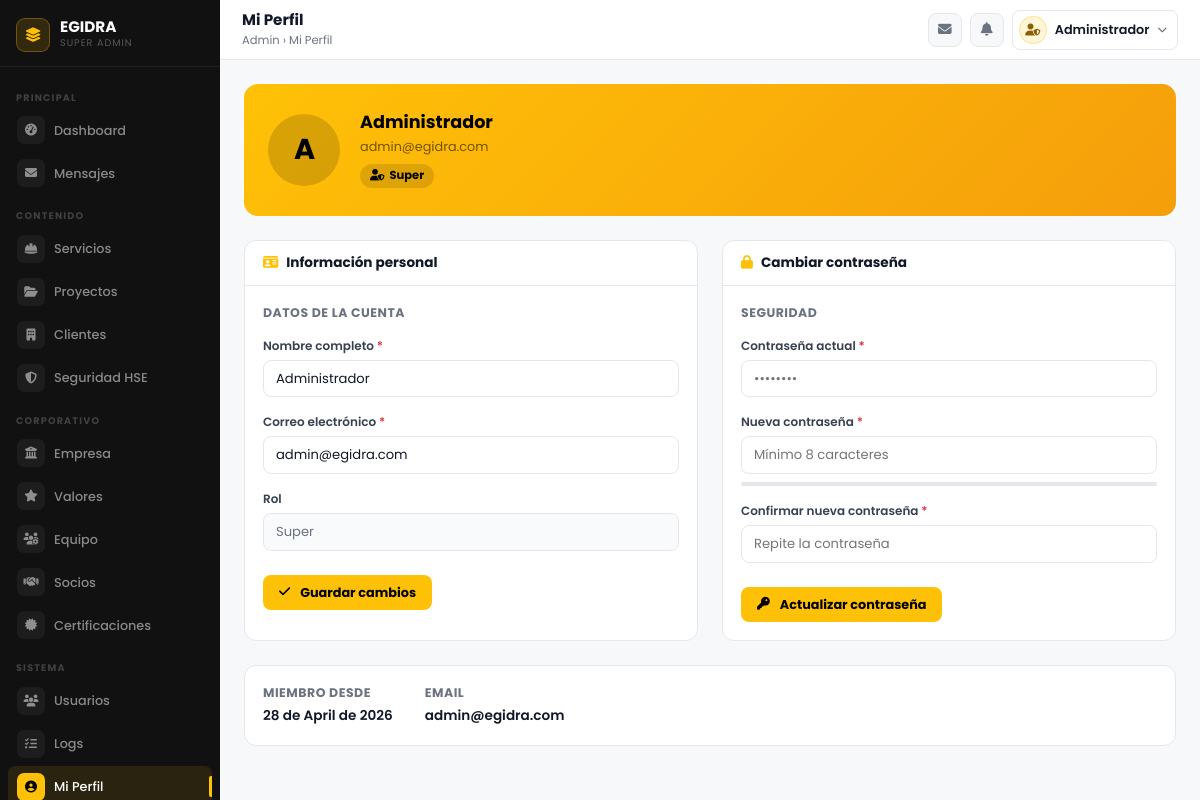
The page /admin/super/perfil/index.php (signed in) on the database its author committed.
### tables this page shows
CREATE TABLE empresa (
    id              TINYINT UNSIGNED AUTO_INCREMENT PRIMARY KEY,
    nombre          VARCHAR(150)  NOT NULL DEFAULT 'EGIDRA',
    slogan          VARCHAR(255),
    descripcion     TEXT,                        
    mision          TEXT,
    vision          TEXT,
    anio_fundacion  YEAR,
    logo            VARCHAR(255),                
    logo_blanco     VARCHAR(255),                
    email           VARCHAR(100),
    telefono        VARCHAR(30),
    direccion       TEXT,
    ciudad          VARCHAR(100)  DEFAULT 'Malabo',
    pais            VARCHAR(100)  DEFAULT 'Guinea Ecuatorial',
    linkedin        VARCHAR(255),
    facebook        VARCHAR(255),
    instagram       VARCHAR(255),
    fecha_actualizacion TIMESTAMP DEFAULT CURRENT_TIMESTAMP
                        ON UPDATE CURRENT_TIMESTAMP
);

CREATE TABLE usuarios (
    id_usuario      INT AUTO_INCREMENT PRIMARY KEY,
    nombre          VARCHAR(100) NOT NULL,
    email           VARCHAR(100) UNIQUE NOT NULL,
    contrasena_hash VARCHAR(255) NOT NULL,
    rol             ENUM('Super','Editor') DEFAULT 'Editor',
    estado          ENUM('activo','inactivo') DEFAULT 'activo',
    ultimo_acceso   DATETIME,
    fecha_creacion  TIMESTAMP DEFAULT CURRENT_TIMESTAMP,
    primera_sesion TINYINT(1) DEFAULT 0  
);

### admin/super/perfil/index.php (the view, shortened to what this page needs)
<?php
require_once '../../../config/init.php';
$stmt = $conexion->prepare(
    "SELECT nombre, email, rol, fecha_creacion FROM usuarios WHERE id_usuario = ?"
);
$id = (int)$_SESSION['user_id'];
$stmt->bind_param('i', $id);
$stmt->execute();
$usuario = $stmt->get_result()->fetch_assoc();
$iniciales = implode('', array_map(fn($w) => mb_strtoupper(mb_substr($w, 0, 1)), array_slice(explode(' ', trim($usuario['nombre'])), 0, 2)));
?>
<!DOCTYPE html>
<html lang="es">
<head>
    <link href="https://cdn.jsdelivr.net/npm/bootstrap@5.3.2/dist/css/bootstrap.min.css" rel="stylesheet">
    <link rel="stylesheet" href="https://cdnjs.cloudflare.com/ajax/libs/font-awesome/6.4.2/css/all.min.css">
    <link rel="stylesheet" href="../recursos/css/base/base.css">
    <link rel="stylesheet" href="../recursos/css/base/components.css">
    <link rel="stylesheet" href="../recursos/css/perfil/perfil.css">
</head>
<body>
<?php include '../include/aside.php'; ?>
<div class="cw">
    <?php include '../include/header.php'; ?>
    <main class="ci">
        <div class="perfil-hero">
            <div class="perfil-avatar"><?php echo htmlspecialchars($iniciales); ?></div>
            <div class="perfil-hero-info">
                <h4 id="hero-nombre"><?php echo htmlspecialchars($usuario['nombre']); ?></h4>
                <p id="hero-email"><?php echo htmlspecialchars($usuario['email']); ?></p>
                <div class="perfil-badge">
                    <i class="fas fa-user-shield"></i>
                    <?php echo htmlspecialchars($usuario['rol']); ?>
                </div>
            </div>
        </div>
        <div class="row g-4">
            <div class="col-lg-6">
                <div class="card-admin h-100">
                    <div class="card-head">
                        <h6><i class="fas fa-id-card me-2" style="color:var(--primary)"></i>Información personal</h6>
                    </div>
                    <div class="card-body-p">
                        <div class="perfil-section-title">Datos de la cuenta</div>
                        <div class="mb-3">
                            <label class="f-label">Nombre completo <span class="text-danger">*</span></label>
                            <input class="f-input" id="p-nombre" type="text" value="<?php echo htmlspecialchars($usuario['nombre']); ?>">
                        </div>
                        <div class="mb-3">
                            <label class="f-label">Correo electrónico <span class="text-danger">*</span></label>
                            <input class="f-input" id="p-email" type="email" value="<?php echo htmlspecialchars($usuario['email']); ?>">
                        </div>
                        <div class="mb-4">
                            <label class="f-label">Rol</label>
                            <input class="f-input" type="text" value="<?php echo htmlspecialchars($usuario['rol']); ?>" disabled style="background:#f9fafb;color:var(--muted);">
                        </div>
                        <button class="btn-pri" id="btn-guardar-info">
                            <i class="fas fa-check me-1"></i>Guardar cambios
                        </button>
                    </div>
                </div>
            </div>
            <div class="col-lg-6">
                <div class="card-admin h-100">
                    <div class="card-head">
                        <h6><i class="fas fa-lock me-2" style="color:var(--primary)"></i>Cambiar contraseña</h6>
                    </div>
                    <div class="card-body-p">
                        <div class="perfil-section-title">Seguridad</div>
                        <div class="mb-3">
                            <label class="f-label">Contraseña actual <span class="text-danger">*</span></label>
                            <input class="f-input" id="p-actual" type="password" placeholder="••••••••" autocomplete="current-password">
                        </div>
                        <div class="mb-3">
                            <label class="f-label">Nueva contraseña <span class="text-danger">*</span></label>
                            <input class="f-input" id="p-nueva" type="password" placeholder="Mínimo 8 caracteres" autocomplete="new-password">
                            <div class="pass-strength"><div class="pass-strength-bar" id="p-bar"></div></div>
                        </div>
                        <div class="mb-4">
                            <label class="f-label">Confirmar nueva contraseña <span class="text-danger">*</span></label>
                            <input class="f-input" id="p-confirmar" type="password" placeholder="Repite la contraseña" autocomplete="new-password">
                        </div>
                        <button class="btn-pri" id="btn-guardar-pass">
                            <i class="fas fa-key me-1"></i>Actualizar contraseña
                        </button>
                    </div>
                </div>
            </div>
        </div>
        <div class="card-admin mt-4">
            <div class="card-body-p" style="display:flex;gap:32px;flex-wrap:wrap;">
                <div>
                    <div class="perfil-section-title" style="margin-bottom:4px;">Miembro desde</div>
                    <div style="font-size:.85rem;color:var(--text);font-weight:600;">
                        <?php echo date('d \d\e F \d\e Y', strtotime($usuario['fecha_creacion'])); ?>
                    </div>
                </div>
                <div>
                    <div class="perfil-section-title" style="margin-bottom:4px;">Email</div>
                    <div style="font-size:.85rem;color:var(--text);font-weight:600;" id="info-email-summary">
                        <?php echo htmlspecialchars($usuario['email']); ?>
                    </div>
                </div>
            </div>
        </div>
    </main>
</div>
</body>
</html>

### admin/super/include/aside.php (shortened to what this page needs)
<?php
require_once __DIR__ . '/../../../config/conexion.php';
$base = RUTA_BASE . 'admin/super/';
$uri  = $_SERVER['REQUEST_URI'] ?? '';
$section = match(true) {
    str_contains($uri, '/empresa')         => 'empresa',
    str_contains($uri, '/valores')         => 'valores',
    str_contains($uri, '/equipo')          => 'equipo',
    str_contains($uri, '/socios')          => 'socios',
    str_contains($uri, '/certificaciones') => 'certificaciones',
    str_contains($uri, '/usuarios')        => 'usuarios',
    str_contains($uri, '/servicios')       => 'servicios',
    str_contains($uri, '/proyectos')       => 'proyectos',
    str_contains($uri, '/clientes')        => 'clientes',
    str_contains($uri, '/mensajes')        => 'mensajes',
    str_contains($uri, '/seguridad')       => 'seguridad',
    str_contains($uri, '/logs')            => 'logs',
    str_contains($uri, '/perfil')          => 'perfil',
    default                                => 'dashboard',
};
$empresa = $_SESSION['empresa_data'] ?? null;
if (!$empresa) {
    $row = $conexion->query(
        "SELECT nombre, logo FROM empresa WHERE id = 1 LIMIT 1"
    )->fetch_assoc();
    $empresa = $row ?? ['nombre' => 'EGIDRA', 'logo' => null];
}
function sbLink(string $href, string $icon, string $label, string $key, string $cur, string $badge = ''): void {
    $a = ($key === $cur) ? ' active' : '';
    echo "<a href=\"{$href}\" class=\"sb-link{$a}\">"
       . "<span class=\"sb-link-icon\"><i class=\"fas {$icon}\"></i></span>"
       . "<span class=\"label\">{$label}</span>"
       . ($badge ? "<span class=\"sb-badge\">{$badge}</span>" : '')
       . "</a>";
}
?>
<aside class="sidebar" id="sidebar">
    <a class="sb-brand" href="<?php echo $base; ?>">
        <div class="sb-brand-icon">
            <?php if ($empresa['logo']): ?>
                <img src="<?php echo htmlspecialchars(RUTA_BASE . ltrim($empresa['logo'], '/')); ?>" alt="<?php echo htmlspecialchars($empresa['nombre']); ?>" style="max-width: 100%; max-height: 100%; object-fit: contain;">
            <?php else: ?>
                <i class="fas fa-layer-group"></i>
            <?php endif; ?>
        </div>
        <div>
            <div class="sb-brand-name"><?php echo htmlspecialchars($empresa['nombre']); ?></div>
            <div class="sb-brand-sub">Super Admin</div>
        </div>
    </a>
    <nav class="sb-nav">
        <div class="sb-group">Principal</div>
        <?php sbLink($base,                   'fa-gauge-high',    'Dashboard',      'dashboard', $section); ?>
        <div class="sb-group">Contenido</div>
        <div class="sb-group">Corporativo</div>
        <div class="sb-group">Sistema</div>
    </nav>
</aside>

### admin/super/recursos/css/base/base.css (style rules this page uses)
:root { --sidebar-w: 220px; --topbar-h: 60px; --primary: #ffc107; --primary-dk: #e0a800; --sidebar-bg: #111111; --body-bg: #f7f8fa; --border: #e5e7eb; --text: #111827; --muted: #6b7280; --white: #ffffff; --ease: all .22s ease; }
*, *::before, *::after { box-sizing: border-box; margin: 0; padding: 0; }
body { font-family: 'Poppins', sans-serif; background: var(--body-bg); color: var(--text); overflow-x: hidden; font-size: 14px; }
.sidebar { position: fixed; top: 0; left: 0; width: var(--sidebar-w); height: 100vh; background: var(--sidebar-bg); display: flex; flex-direction: column; z-index: 1000; transition: transform .28s cubic-bezier(.4,0,.2,1); overflow-y: auto; scrollbar-width: thin; scrollbar-color: rgba(255,193,7,.2) transparent; }
.sb-brand { padding: 18px 16px 14px; display: flex; align-items: center; gap: 10px; border-bottom: 1px solid rgba(255,255,255,.06); flex-shrink: 0; text-decoration: none; }
.sb-brand-icon { width: 34px; height: 34px; background: rgba(255,193,7,.14); border: 1.5px solid rgba(255,193,7,.3); border-radius: 9px; display: flex; align-items: center; justify-content: center; flex-shrink: 0; }
.sb-brand-icon i { color: var(--primary); font-size: .9rem; }
.sb-brand-name { color: #fff; font-weight: 700; font-size: .95rem; line-height: 1.1; }
.sb-brand-sub { color: rgba(255,255,255,.3); font-size: .6rem; text-transform: uppercase; letter-spacing: 1px; }
.sb-nav { flex: 1; padding: 10px 8px; }
.sb-group { font-size: .6rem; font-weight: 700; text-transform: uppercase; letter-spacing: 1.2px; color: rgba(255,255,255,.2); padding: 14px 8px 4px; }
.sb-link { display: flex; align-items: center; gap: 9px; padding: 7px 9px; border-radius: 7px; color: rgba(255,255,255,.5); text-decoration: none; font-size: .8rem; font-weight: 500; transition: var(--ease); margin-bottom: 1px; position: relative; }
.sb-link-icon { width: 28px; height: 28px; border-radius: 7px; background: rgba(255,255,255,.05); display: flex; align-items: center; justify-content: center; font-size: .75rem; flex-shrink: 0; transition: var(--ease); }
.sb-link span.label { flex: 1; white-space: nowrap; overflow: hidden; text-overflow: ellipsis; }
.sb-link.active { color: #fff; background: rgba(255,193,7,.1); }
.sb-link.active .sb-link-icon { background: var(--primary); color: #000; }
.sb-link.active::after { content: ''; position: absolute; right: 0; top: 25%; height: 50%; width: 3px; background: var(--primary); border-radius: 2px 0 0 2px; }
.cw { margin-left: var(--sidebar-w); padding-top: var(--topbar-h); min-height: 100vh; }
.ci { padding: 24px; }

### admin/super/recursos/css/base/components.css (style rules this page uses)
.card-admin { background: var(--white); border: 1px solid var(--border); border-radius: 12px; overflow: hidden; }
.card-head { padding: 14px 18px; border-bottom: 1px solid var(--border); display: flex; align-items: center; justify-content: space-between; }
.card-head h6 { font-size: .85rem; font-weight: 700; color: var(--text); margin: 0; }
.card-body-p { padding: 18px; }
.btn-pri { background: var(--primary); border: none; color: #000; font-weight: 700; font-size: .8rem; padding: 8px 16px; border-radius: 8px; cursor: pointer; display: inline-flex; align-items: center; gap: 6px; transition: var(--ease); font-family: inherit; text-decoration: none; }
.f-label { font-size: .75rem; font-weight: 600; color: #374151; margin-bottom: 5px; display: block; }
.f-input, .f-select, .f-textarea { width: 100%; border: 1.5px solid var(--border); border-radius: 8px; padding: 8px 12px; font-size: .82rem; font-family: inherit; color: var(--text); background: #fff; transition: var(--ease); outline: none; }

### rows shown on the page
empresa: nombre "EGIDRA"
usuarios: nombre "A", nombre "Administrador", email "admin@egidra.com", rol "Super", fecha_creacion "28 de April de 2026"

### other values the page prints
$label "Dashboard Mensajes Servicios Proyectos Clientes Seguridad HSE Empresa Valores Equipo Socios Certificaciones Usuarios Logs Mi Perfil"
$pageTitle "Mi Perfil"
$pageBreadcrumb "Mi Perfil"
$_SESSION['nombre'] "Administrador"
